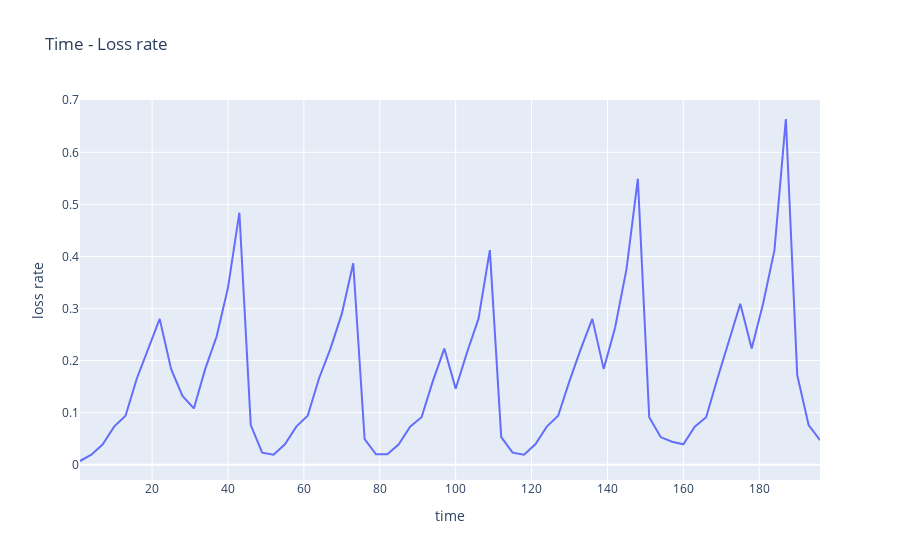

Here is the notebook cell this chart was saved with:
### Code cell
fig = px.line(df.query("type=='send'"), x="time", y="loss rate", title='Time - Loss rate')
fig.show()

### Figure 1 — Plotly figure (JSON) as saved in the notebook; plotly's stock layout.template omitted (floating-point values rounded to 4 significant figures)
{"data": [{"hovertemplate": "time=%{x}<br>loss rate=%{y}<extra></extra>", "legendgroup": "", "line": {"color": "#636efa", "dash": "solid"}, "marker": {"symbol": "circle"}, "mode": "lines", "name": "", "orientation": "v", "showlegend": false, "type": "scatter", "x": [1, 4, 7, 10, 13, 16, 19, 22, 25, 28, 31, 34, 37, 40, 43, 46, 49, 52, 55, 58, 61, 64, 67, 70, 73, 76, 79, 82, 85, 88, 91, 94, 97, 100, 103, 106, 109, 112, 115, 118, 121, 124, 127, 130, 133, 136, 139, 142, 145, 148, 151, 154, 157, 160, 163, 166, 169, 172, 175, 178, 181, 184, 187, 190, 193, 196], "xaxis": "x", "y": [0.007, 0.019, 0.039, 0.073, 0.094, 0.166, 0.223, 0.28, 0.184, 0.132, 0.108, 0.184, 0.246, 0.34, 0.484, 0.076, 0.023, 0.019, 0.039, 0.073, 0.094, 0.166, 0.223, 0.29, 0.387, 0.049, 0.02, 0.02, 0.039, 0.073, 0.091, 0.161, 0.223, 0.146, 0.216, 0.28, 0.412, 0.053, 0.023, 0.019, 0.039, 0.073, 0.094, 0.161, 0.223, 0.28, 0.184, 0.263, 0.375, 0.549, 0.091, 0.053, 0.044, 0.039, 0.073, 0.091, 0.166, 0.238, 0.309, 0.223, 0.309, 0.412, 0.664, 0.172, 0.076, 0.047], "yaxis": "y"}], "layout": {"autosize": true, "legend": {"tracegroupgap": 0}, "title": {"text": "Time - Loss rate"}, "xaxis": {"anchor": "y", "autorange": true, "domain": [0, 1], "range": [1, 196], "title": {"text": "time"}, "type": "linear"}, "yaxis": {"anchor": "x", "autorange": true, "domain": [0, 1], "range": [-0.0295, 0.7005], "title": {"text": "loss rate"}, "type": "linear"}}}
